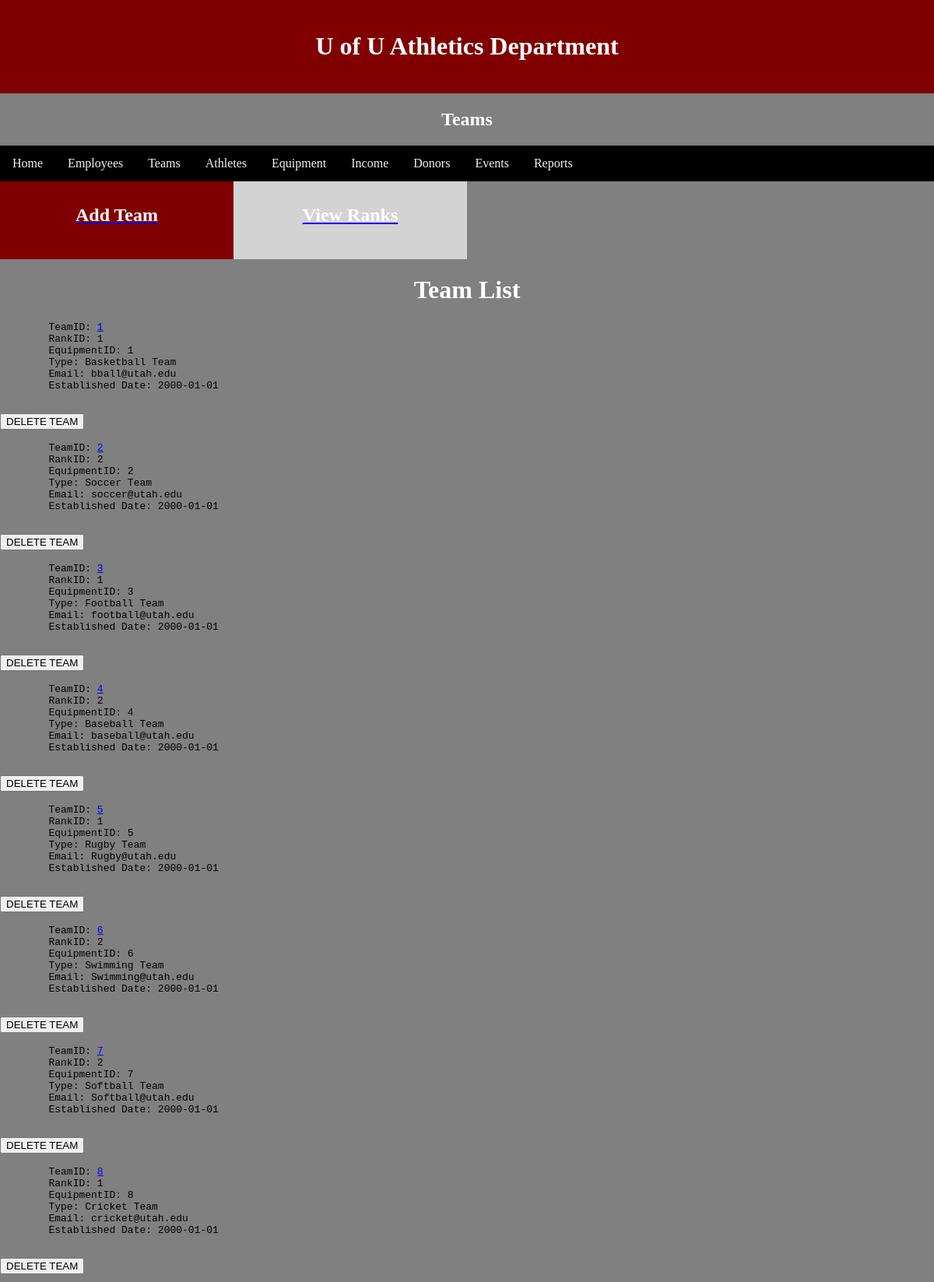
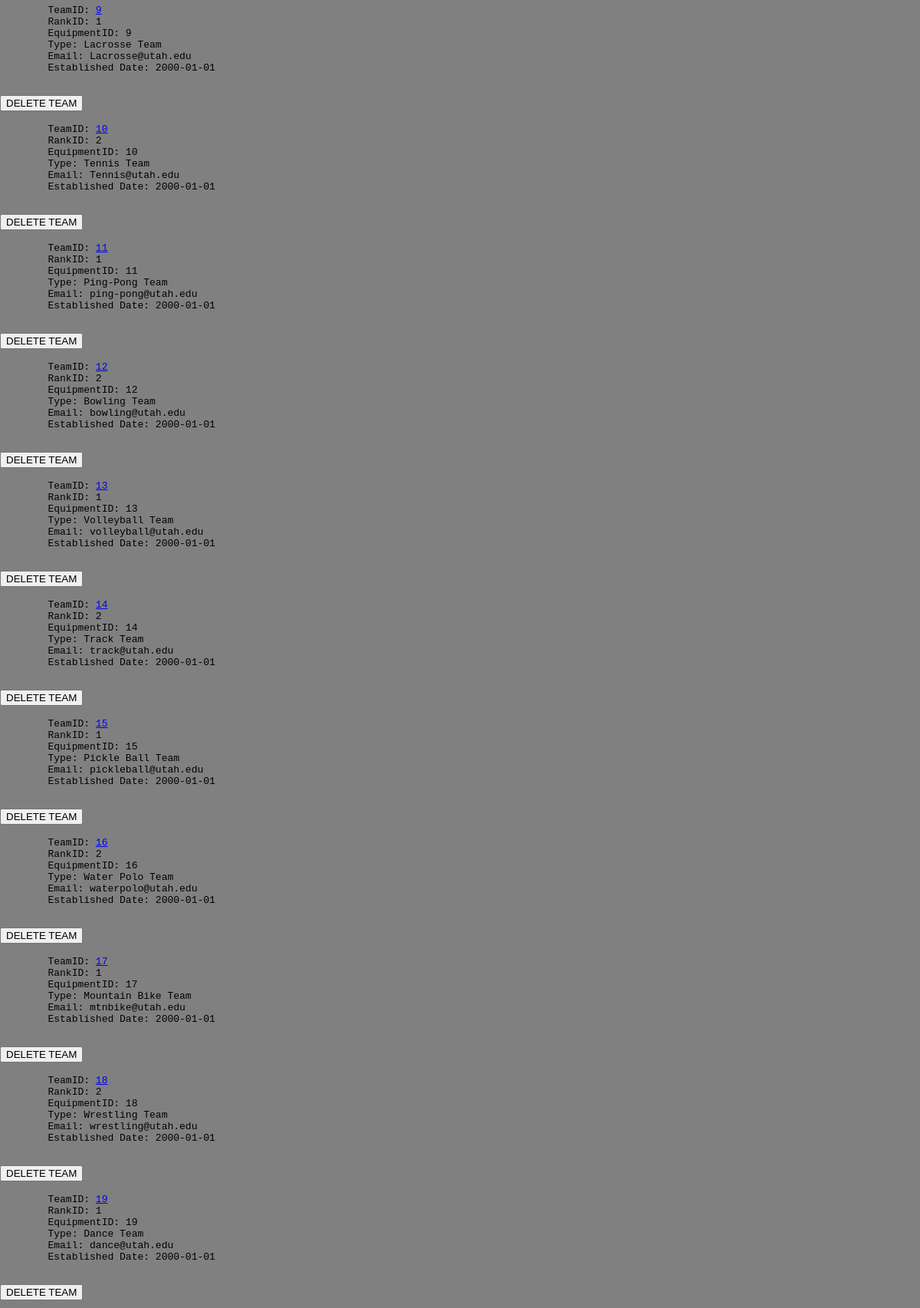
/Pages/Main/teams.php (signed in, upper part), run on the app's committed database (2 pictures, top to bottom).
### tables this page shows
CREATE TABLE IF NOT EXISTS `teams` (
  `TeamID` int NOT NULL AUTO_INCREMENT,
  `RankID` int NOT NULL,
  `EquipmentID` int NOT NULL,
  `Type` varchar(30) NOT NULL,
  `Email` varchar(256) NOT NULL,
  `EstablishedDate` date NOT NULL,
  PRIMARY KEY (`TeamID`),
  KEY `FK_Teams_RankID` (`RankID`),
  KEY `FK_Teams_EquipmentID` (`EquipmentID`)
);

### Pages/Main/teams.php (the view, shortened to what this page needs)
<html>
	<head>
		<link rel='stylesheet' href='../../styles/projectstyles.css'>
	</head>
		<body>
			<?php
			require_once '../components/header.php';
			?>
		  <h2>Teams</h2>
			<?php
			require_once '../components/topnav.php';
			?>
		<div>
		<div class="row">
		  <div class="column" style="background-color:maroon;">
			<a href="../add/add-team.php"><h2>Add Team</h2></a>
		  </div>
		<div class="row">
		  <div class="column" style="background-color:lightgrey;">
			<a href="ranks.php"><h2>View Ranks</h2></a>
		  </div>
		</div>
			<h1>Team List</h1>
<?php
require_once '../../database/DBlogin.php';
$conn = new mysqli($hn, $un, $pw, $db);
$query = "SELECT * FROM teams";
$result = $conn->query($query);
$rows = $result->num_rows;
for($j=0; $j<$rows; ++$j)
{
	$row = $result->fetch_array(MYSQLI_ASSOC);
echo <<<_END
	<pre>
	TeamID: <a href='../update/update-team.php?TeamID=$row[TeamID]'>$row[TeamID]</a>
	RankID: $row[RankID]
	EquipmentID: $row[EquipmentID]
	Type: $row[Type]
	Email: $row[Email]
	Established Date: $row[EstablishedDate]
	</pre>
	<form action='../delete/delete-team.php' method='post'>
		<input type='hidden' name='delete' value='yes'>
		<input type='hidden' name='TeamID' value='$row[TeamID]'>
		<input type='submit' value='DELETE TEAM'>
	</form>
_END;
}
?>
	</body>
</html>
<?php
require_once '../components/footer.php';
?>

### Styles/projectstyles.css (style rules this page uses)
body { background-color: gray; }
h1, h2 { color: white; text-align: center; }
* { box-sizing: border-box; }
.column { float: left; width: 25%; padding: 10px; height: 100px; }
.row:after { content: ""; display: table; clear: both; }
body { margin: 0; }

### data on the page
teams: TeamID "1", RankID "1", EquipmentID "1", Type "Basketball Team", Email "bball@utah.edu", EstablishedDate "2000-01-01"
teams: TeamID "2", RankID "2", EquipmentID "2", Type "Soccer Team", Email "soccer@utah.edu", EstablishedDate "2000-01-01"
teams: TeamID "3", RankID "1", EquipmentID "3", Type "Football Team", Email "football@utah.edu", EstablishedDate "2000-01-01"
teams: TeamID "4", RankID "2", EquipmentID "4", Type "Baseball Team", Email "baseball@utah.edu", EstablishedDate "2000-01-01"
teams: TeamID "5", RankID "1", EquipmentID "5", Type "Rugby Team", Email "Rugby@utah.edu", EstablishedDate "2000-01-01"
teams: TeamID "6", RankID "2", EquipmentID "6", Type "Swimming Team", Email "Swimming@utah.edu", EstablishedDate "2000-01-01"
teams: TeamID "7", RankID "2", EquipmentID "7", Type "Softball Team", Email "Softball@utah.edu", EstablishedDate "2000-01-01"
teams: TeamID "8", RankID "1", EquipmentID "8", Type "Cricket Team", Email "cricket@utah.edu", EstablishedDate "2000-01-01"
teams: TeamID "9", RankID "1", EquipmentID "9", Type "Lacrosse Team", Email "Lacrosse@utah.edu", EstablishedDate "2000-01-01"
teams: TeamID "10", RankID "2", EquipmentID "10", Type "Tennis Team", Email "Tennis@utah.edu", EstablishedDate "2000-01-01"
teams: TeamID "11", RankID "1", EquipmentID "11", Type "Ping-Pong Team", Email "ping-pong@utah.edu", EstablishedDate "2000-01-01"
teams: TeamID "12", RankID "2", EquipmentID "12", Type "Bowling Team", Email "bowling@utah.edu", EstablishedDate "2000-01-01"
teams: TeamID "13", RankID "1", EquipmentID "13", Type "Volleyball Team", Email "volleyball@utah.edu", EstablishedDate "2000-01-01"
teams: TeamID "14", RankID "2", EquipmentID "14", Type "Track Team", Email "track@utah.edu", EstablishedDate "2000-01-01"
teams: TeamID "15", RankID "1", EquipmentID "15", Type "Pickle Ball Team", Email "pickleball@utah.edu", EstablishedDate "2000-01-01"
teams: TeamID "16", RankID "2", EquipmentID "16", Type "Water Polo Team", Email "waterpolo@utah.edu", EstablishedDate "2000-01-01"
teams: TeamID "17", RankID "1", EquipmentID "17", Type "Mountain Bike Team", Email "mtnbike@utah.edu", EstablishedDate "2000-01-01"
teams: TeamID "18", RankID "2", EquipmentID "18", Type "Wrestling Team", Email "wrestling@utah.edu", EstablishedDate "2000-01-01"
teams: TeamID "19", RankID "1", EquipmentID "19", Type "Dance Team", Email "dance@utah.edu", EstablishedDate "2000-01-01"
